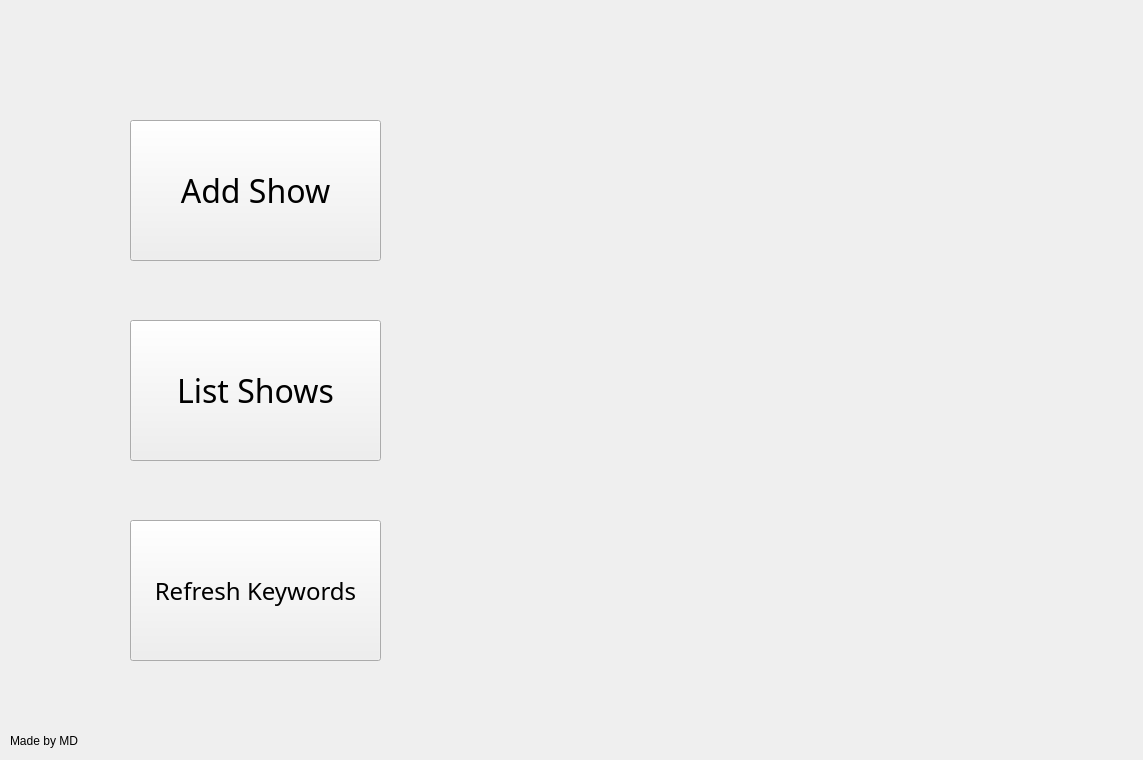
<?xml version="1.0" encoding="UTF-8"?>
<ui version="4.0">
 <class>MainWindow</class>
 <widget class="QMainWindow" name="MainWindow">
  <property name="geometry">
   <rect>
    <x>0</x>
    <y>0</y>
    <width>1143</width>
    <height>760</height>
   </rect>
  </property>
  <property name="windowTitle">
   <string>Anime Notification</string>
  </property>
  <property name="windowIcon">
   <iconset>
    <normaloff>Images/Icon.png</normaloff>Images/Icon.png</iconset>
  </property>
  <widget class="QWidget" name="centralwidget">
   <widget class="QLabel" name="pixm">
    <property name="geometry">
     <rect>
      <x>-50</x>
      <y>-50</y>
      <width>1201</width>
      <height>821</height>
     </rect>
    </property>
    <property name="text">
     <string/>
    </property>
    <property name="pixmap">
     <pixmap>../Images/5rc649g05kw11.jpg</pixmap>
    </property>
   </widget>
   <widget class="QPushButton" name="add">
    <property name="geometry">
     <rect>
      <x>130</x>
      <y>120</y>
      <width>251</width>
      <height>141</height>
     </rect>
    </property>
    <property name="font">
     <font>
      <family>Impact</family>
      <pointsize>24</pointsize>
     </font>
    </property>
    <property name="styleSheet">
     <string notr="true">QPushButton{opacity:20%;}</string>
    </property>
    <property name="text">
     <string>Add Show</string>
    </property>
   </widget>
   <widget class="QPushButton" name="show">
    <property name="geometry">
     <rect>
      <x>130</x>
      <y>320</y>
      <width>251</width>
      <height>141</height>
     </rect>
    </property>
    <property name="font">
     <font>
      <family>Impact</family>
      <pointsize>24</pointsize>
     </font>
    </property>
    <property name="text">
     <string>List Shows</string>
    </property>
   </widget>
   <widget class="QLabel" name="MDlink">
    <property name="geometry">
     <rect>
      <x>10</x>
      <y>730</y>
      <width>171</width>
      <height>21</height>
     </rect>
    </property>
    <property name="text">
     <string>Made by MD</string>
    </property>
   </widget>
   <widget class="QPushButton" name="refresh">
    <property name="geometry">
     <rect>
      <x>130</x>
      <y>520</y>
      <width>251</width>
      <height>141</height>
     </rect>
    </property>
    <property name="font">
     <font>
      <family>Impact</family>
      <pointsize>18</pointsize>
     </font>
    </property>
    <property name="styleSheet">
     <string notr="true">QPushButton{opacity:20%;}</string>
    </property>
    <property name="text">
     <string>Refresh Keywords</string>
    </property>
   </widget>
  </widget>
 </widget>
 <resources/>
 <connections/>
</ui>
